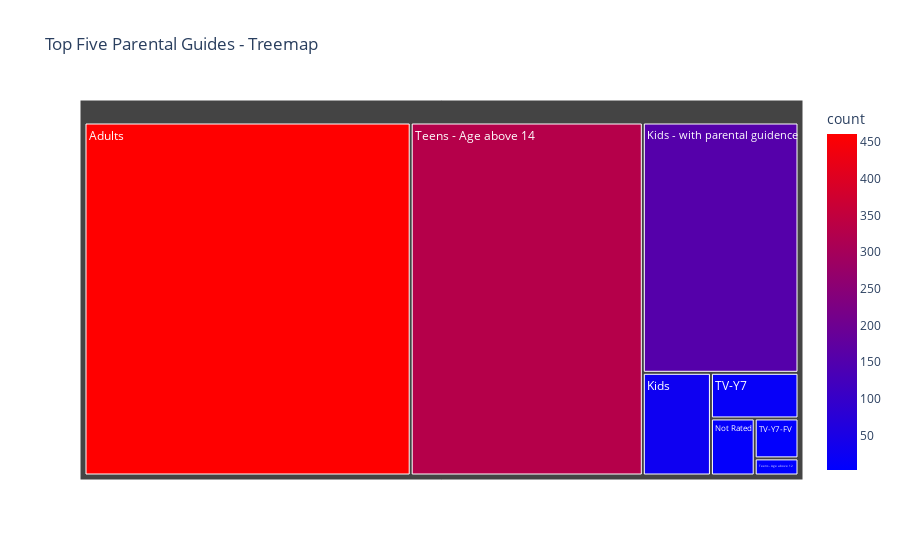

The notebook cell this image was saved under:
### Markdown cell above
Which parentalguide are most common in the dataset?

### Code cell
import plotly.express as px

# Assuming 'movie' is your DataFrame
top_five_genres = series["parentalguide"].value_counts().head(10).reset_index(name='count')

fig = px.treemap(top_five_genres, 
                 path=['parentalguide'],  # Use 'index' column for hierarchy
                 values='count', 
                 title='Top Five Parental Guides - Treemap',
                 color='count', 
                 color_continuous_scale='bluered',)



fig.show()

### Figure 1 — Plotly figure (JSON) as saved in the notebook; plotly's stock layout.template omitted (floating-point values rounded to 4 significant figures)
{"data": [{"branchvalues": "total", "customdata": [[461], [28], [156], [10], [16], [7], [3], [328]], "domain": {"x": [0, 1], "y": [0, 1]}, "hovertemplate": "labels=%{label}<br>count_sum=%{value}<br>parent=%{parent}<br>id=%{id}<br>count=%{color}<extra></extra>", "ids": ["Adults", "Kids", "Kids - with parental guidence", "Not Rated", "TV-Y7", "TV-Y7-FV", "Teens - Age above 12", "Teens - Age above 14"], "labels": ["Adults", "Kids", "Kids - with parental guidence", "Not Rated", "TV-Y7", "TV-Y7-FV", "Teens - Age above 12", "Teens - Age above 14"], "marker": {"coloraxis": "coloraxis", "colors": [461, 28, 156, 10, 16, 7, 3, 328]}, "name": "", "parents": ["", "", "", "", "", "", "", ""], "type": "treemap", "values": [461, 28, 156, 10, 16, 7, 3, 328]}], "layout": {"coloraxis": {"colorbar": {"title": {"text": "count"}}, "colorscale": [[0, "rgb(0,0,255)"], [1, "rgb(255,0,0)"]]}, "legend": {"tracegroupgap": 0}, "title": {"text": "Top Five Parental Guides - Treemap"}}}
